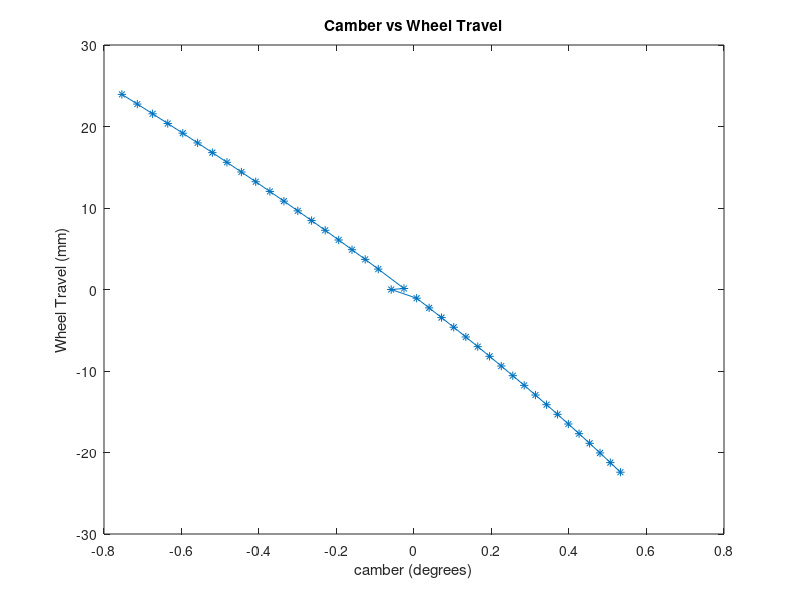

MATLAB code for this plot:
%Prep
clc;clear all; close all;

%%%---------Variables---------%%%
    %%%Front A-arm coords (x,y) relative to chassis origin (Fixed points to
    %%%ground) looking from front
    UFWX = -234.92; UFWY = 304.15; %Upper Front Arm
    URWX = -234.92; URWY = 299.15; %Upper Rear Arm
    BFWX = -164.67; BFWY = 141.22; %Lower Front Arm
    BRWX = -169.65; BRWY = 140.74; %Lower Rear Arm
    %%%Making 2D
    UWX=(UFWX+URWX)/2;
    UWY=(UFWY+URWY)/2;
    BWX=(BFWX+BRWX)/2;
    BWY=(BFWY+BRWY)/2;

    %%%Initial Spherical Holder Position
    IUSHX = -504.25; IUSHY = 300.7; %Upper A-arm Front
    IBSHX = -530; IBSHY = 105.7; %Lower A-arm Front

    %%%King Pin Inclination Rear & Front
    KPI = 7.5;
    %%%Tyre Diametre (Rideheight)
    Tyre = 203.2;
    %Distance of Tyre from spherical holder (mm)
    Tyredist = 150; %arbitrary value

%%%----------LengthsofLinks----------%%%
%%%Front Suspension
%%%Upper Front A-arm Link (c)
UWL = sqrt((IUSHX-UWX)^2+(IUSHY-UWY)^2); %
%%%Lower Front A-arm Link (a) 
BWL = sqrt((IBSHX-BWX)^2+(IBSHY-BWY)^2); %
%%%Upper Spherical to Lower Spherical (b)
USBSL = sqrt((IUSHX-IBSHX)^2+(IUSHY-IBSHY)^2); %
%%%Upper Chassis Point to Lower Chassis Point (d)
UCBCL = sqrt((UWX-BWX)^2+(((UWY-BWY)^2))); %

%%%Calc Chassis angle
Chassang = (abs(atan((UWY-BWY)/(UWX-BWX)))); %

%%%----------4BarEquations----------%%%
%%%Relation to wheel travel angle of upper a-arm from +ve x axis
theta2og=atan((IUSHY-(UWY*sign(UWY)))/(IUSHX-(UWX*sign(UWX))))+(pi/2)+abs(atan((UWX-BWX)/(UWY-BWY))); %
theta_inc=0.25*(pi/180);
theta_range=5*(pi/180);
theta2pp=[];
theta2pp(1)=theta2og;
camber=[];
wtrav=[];
%%%Calculating K constants
K1=UCBCL/UWL;
K2=UCBCL/BWL;
K3=(UWL^2+BWL^2+UCBCL^2-USBSL^2)/(2*UWL*BWL);

TYog=IBSHY-(((Tyre*2)-(IUSHY-IBSHY))/2); %
TXog=IBSHX+(Tyredist*sign(IBSHX)); %

%UP
for i=1:theta_range/theta_inc
    A=cos(theta2pp(i))-K1-K2*cos(theta2pp(i))+K3;
    B=-2*sin(theta2pp(i));
    C=K1-(K2+1)*cos(theta2pp(i))+K3;
    theta4=(2*atan((-B-sqrt(B^2-(4*A*C)))/(2*A))); %
    theta3= asin((-UWL*sin(theta2pp(i))+BWL*sin(theta4))/USBSL); %
    
    %Calculating position of upper and lower spherical holders
    %angle from +ve y axis to upper wishbone (underneath)
    %Sign for if the suspension is other side creating -ve x values in
    %which case it should be UWX-UWL*cos(UpperAngle);
    thetaU= -pi + theta2pp(i)+ Chassang;
    UPSHX = UWX + UWL*sign(IUSHX)*cos(thetaU);
    UPSHY = UWY + UWL*sin(thetaU);
    thetaL = -pi + theta4 + Chassang;
    BSHX = BWX + BWL*sign(IBSHX)*cos(thetaL);
    BSHY = BWY + BWL*sin(thetaL);
    
    TY= BSHY-(((Tyre*2)-(IUSHY-IBSHY))/2);
    
    if (i == 1)
        wtrav(i) = 0;
    else 
        wtrav(i) = TY-TYog;
    end
    
    %Calc camber: Angle of USBL from x axis - KPI (Note: -90 doesnt work fix)
    camber(i) = -(((asin(((BSHX*sign(BSHX))-(UPSHX*sign(UPSHX)))/USBSL)))-(KPI*(pi/180)))*(180/pi);
    
    if (i < theta_range/theta_inc)
        theta2pp(i+1)=theta2pp(i)+theta_inc;
    end
end

%Down
theta2pp(i+1)=theta2og-theta_inc;
for j=1:theta_range/theta_inc
    %4 bar linkage constants
    A=cos(theta2pp(j+i))-K1-K2*cos(theta2pp(j+i))+K3;
    B=-2*sin(theta2pp(j+i));
    C=K1-(K2+1)*cos(theta2pp(j+i))+K3;
    theta4=(2*atan((-B-sqrt(B^2-(4*A*C)))/(2*A)));
    theta3= asin((-UWL*sin(theta2pp(j+i))+BWL*sin(theta4))/USBSL);
    
    %Calculating position of upper and lower spherical holders
    %angle from +ve y axis to upper wishbone (underneath)
    %Sign for if the suspension is other side creating -ve x values in
    %which case it should be UWX-UWL*cos(UpperAngle);
    thetaU= -pi + theta2pp(j+i)+ Chassang;
    UPSHX = UWX + UWL*sign(IUSHX)*cos(thetaU);
    UPSHY = UWY + UWL*sin(thetaU);
    thetaL = -pi + theta4 + Chassang;
    BSHX = BWX + BWL*sign(IBSHX)*cos(thetaL);
    BSHY = BWY + BWL*sin(thetaL);
    
    TY= BSHY-(((Tyre*2)-(IUSHY-IBSHY))/2);
    
    wtrav(j+i) = TY-TYog;
    
    %Calc camber: Angle of USBL from x axis - KPI (Note: -90 doesnt work fix)
    camber(j+i) = -(((asin(((BSHX*sign(BSHX))-(UPSHX*sign(UPSHX)))/USBSL)))-(KPI*(pi/180)))*(180/pi);
    
    if (j < theta_range/theta_inc)
        theta2pp(j+i+1)=theta2pp(j+i)-theta_inc;
    end
end


[~, sort_idx] = sort(wtrav);

plot(camber(sort_idx), wtrav(sort_idx), '-*')
xlabel('camber (degrees)')
ylabel('Wheel Travel (mm)')
title('Camber vs Wheel Travel')